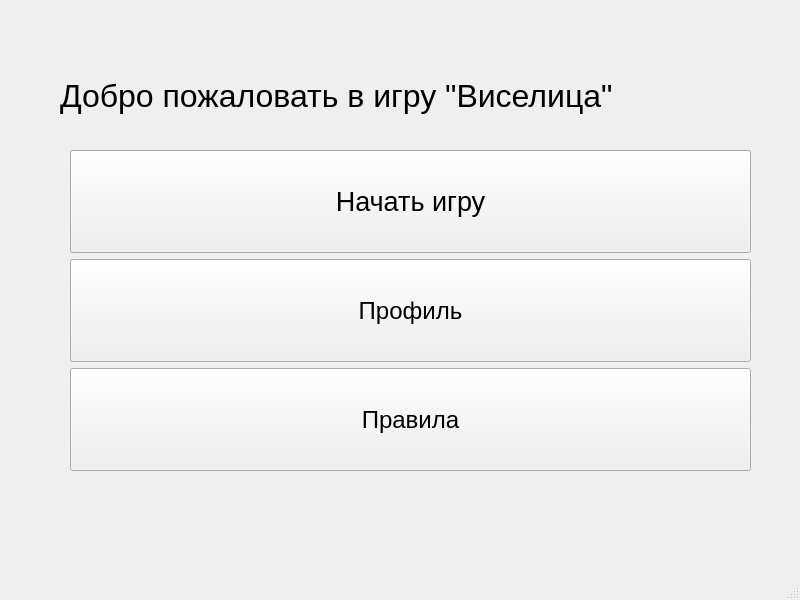
<?xml version="1.0" encoding="UTF-8"?>
<ui version="4.0">
 <class>MainWindow</class>
 <widget class="QMainWindow" name="MainWindow">
  <property name="geometry">
   <rect>
    <x>0</x>
    <y>0</y>
    <width>800</width>
    <height>600</height>
   </rect>
  </property>
  <property name="windowTitle">
   <string>MainWindow</string>
  </property>
  <widget class="QWidget" name="centralwidget">
   <widget class="QLabel" name="mainLabel">
    <property name="geometry">
     <rect>
      <x>60</x>
      <y>60</y>
      <width>701</width>
      <height>71</height>
     </rect>
    </property>
    <property name="font">
     <font>
      <pointsize>24</pointsize>
     </font>
    </property>
    <property name="text">
     <string>Добро пожаловать в игру &quot;Виселица&quot;</string>
    </property>
   </widget>
   <widget class="QWidget" name="verticalLayoutWidget">
    <property name="geometry">
     <rect>
      <x>70</x>
      <y>150</y>
      <width>681</width>
      <height>321</height>
     </rect>
    </property>
    <layout class="QVBoxLayout" name="verticalLayout">
     <item>
      <widget class="QPushButton" name="beginGameButton">
       <property name="enabled">
        <bool>true</bool>
       </property>
       <property name="sizePolicy">
        <sizepolicy hsizetype="Preferred" vsizetype="Preferred">
         <horstretch>0</horstretch>
         <verstretch>0</verstretch>
        </sizepolicy>
       </property>
       <property name="font">
        <font>
         <pointsize>20</pointsize>
        </font>
       </property>
       <property name="text">
        <string>Начать игру</string>
       </property>
      </widget>
     </item>
     <item>
      <widget class="QPushButton" name="profileButton">
       <property name="sizePolicy">
        <sizepolicy hsizetype="Minimum" vsizetype="Preferred">
         <horstretch>0</horstretch>
         <verstretch>0</verstretch>
        </sizepolicy>
       </property>
       <property name="font">
        <font>
         <pointsize>18</pointsize>
        </font>
       </property>
       <property name="text">
        <string>Профиль</string>
       </property>
      </widget>
     </item>
     <item>
      <widget class="QPushButton" name="rulesButton">
       <property name="sizePolicy">
        <sizepolicy hsizetype="Preferred" vsizetype="Preferred">
         <horstretch>0</horstretch>
         <verstretch>0</verstretch>
        </sizepolicy>
       </property>
       <property name="font">
        <font>
         <pointsize>18</pointsize>
        </font>
       </property>
       <property name="text">
        <string>Правила</string>
       </property>
      </widget>
     </item>
    </layout>
   </widget>
  </widget>
  <widget class="QMenuBar" name="menubar">
   <property name="geometry">
    <rect>
     <x>0</x>
     <y>0</y>
     <width>800</width>
     <height>26</height>
    </rect>
   </property>
  </widget>
  <widget class="QStatusBar" name="statusbar"/>
 </widget>
 <resources/>
 <connections/>
</ui>
